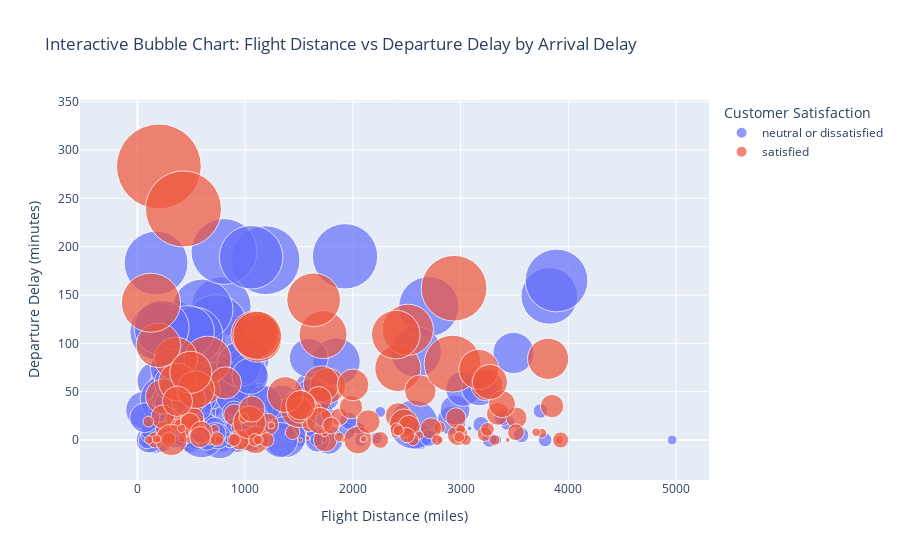

Notebook code for this chart:
### Code cell
import pandas as pd
import plotly.express as px


## NaN handled by choosing median as the value as a robost method ##

# Load the data
data = pd.read_csv('Data/Airline_Passenger_Satisfaction.csv')

# Handle missing values in 'Arrival Delay in Minutes'
data['Arrival Delay in Minutes'].fillna(data['Arrival Delay in Minutes'].median(), inplace=True)

# Sample the data to make the bubble chart more manageable and clear
sampled_data = data.sample(n=1000, random_state=1)

# Create the bubble chart
fig = px.scatter(sampled_data, 
                 x='Flight Distance', 
                 y='Departure Delay in Minutes', 
                 size='Arrival Delay in Minutes', 
                 color='satisfaction', 
                 hover_name='satisfaction', 
                 size_max=60, 
                 title='Interactive Bubble Chart: Flight Distance vs Departure Delay by Arrival Delay',
                 labels={'Flight Distance': 'Flight Distance (miles)',
                         'Departure Delay in Minutes': 'Departure Delay (min)',
                         'Arrival Delay in Minutes': 'Bubble Size: Arrival Delay (min)'})

# Improve layout
fig.update_layout(
    xaxis_title="Flight Distance (miles)",
    yaxis_title="Departure Delay (minutes)",
    legend_title="Customer Satisfaction"
)

# Show the plot
fig.show()

### Figure 1 — Plotly figure (JSON) as saved in the notebook; plotly's stock layout.template omitted (floating-point values rounded to 4 significant figures; data arrays with more than 128 entries replaced by an {"elided": "..."} marker saying what was removed)
{"data": [{"hovertemplate": "<b>%{hovertext}</b><br><br>satisfaction=neutral or dissatisfied<br>Flight Distance (miles)=%{x}<br>Departure Delay (min)=%{y}<br>Bubble Size: Arrival Delay (min)=%{marker.size}<extra></extra>", "hovertext": {"elided": "591 str values"}, "legendgroup": "neutral or dissatisfied", "marker": {"color": "#636efa", "size": {"elided": "591 int values"}, "sizemode": "area", "sizeref": 0.08472, "symbol": "circle"}, "mode": "markers", "name": "neutral or dissatisfied", "orientation": "v", "showlegend": true, "type": "scatter", "x": {"elided": "591 int values"}, "xaxis": "x", "y": {"elided": "591 int values"}, "yaxis": "y"}, {"hovertemplate": "<b>%{hovertext}</b><br><br>satisfaction=satisfied<br>Flight Distance (miles)=%{x}<br>Departure Delay (min)=%{y}<br>Bubble Size: Arrival Delay (min)=%{marker.size}<extra></extra>", "hovertext": {"elided": "409 str values"}, "legendgroup": "satisfied", "marker": {"color": "#EF553B", "size": {"elided": "409 int values"}, "sizemode": "area", "sizeref": 0.08472, "symbol": "circle"}, "mode": "markers", "name": "satisfied", "orientation": "v", "showlegend": true, "type": "scatter", "x": {"elided": "409 int values"}, "xaxis": "x", "y": {"elided": "409 int values"}, "yaxis": "y"}], "layout": {"legend": {"itemsizing": "constant", "title": {"text": "Customer Satisfaction"}, "tracegroupgap": 0}, "title": {"text": "Interactive Bubble Chart: Flight Distance vs Departure Delay by Arrival Delay"}, "xaxis": {"anchor": "y", "domain": [0, 1], "title": {"text": "Flight Distance (miles)"}}, "yaxis": {"anchor": "x", "domain": [0, 1], "title": {"text": "Departure Delay (minutes)"}}}}
